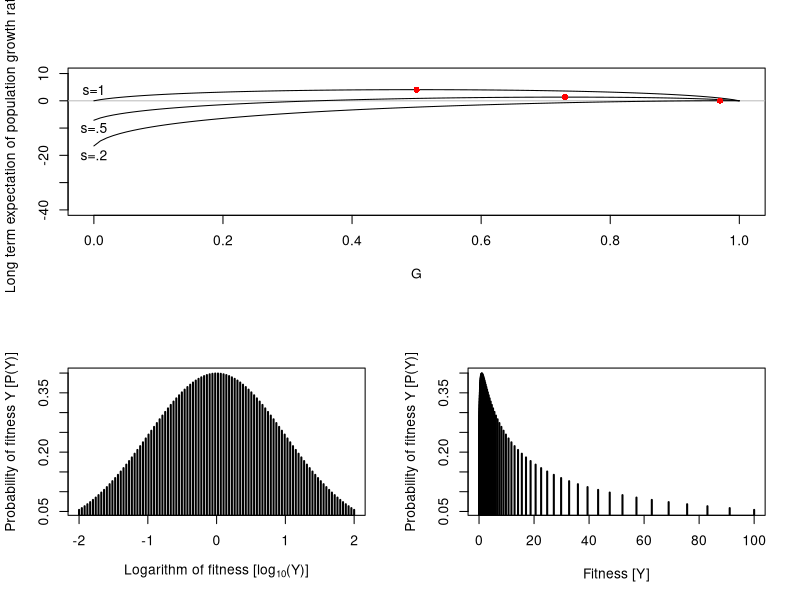
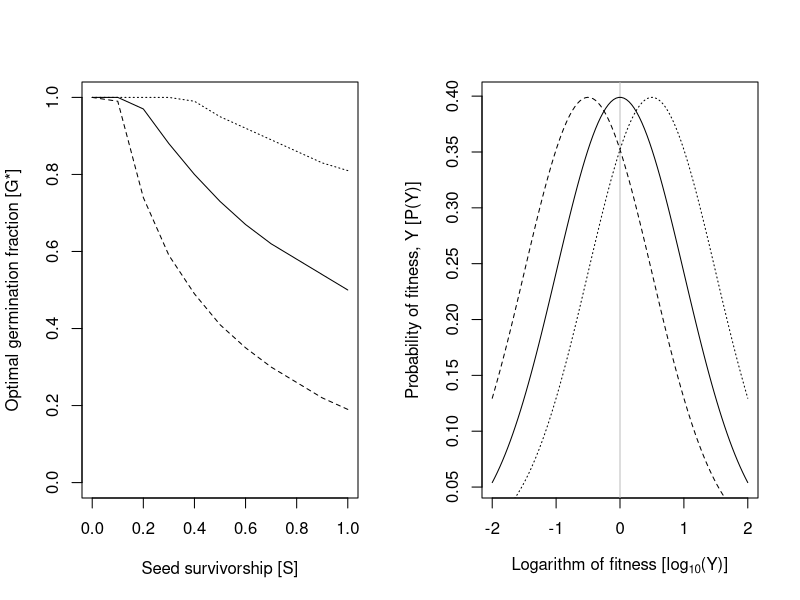
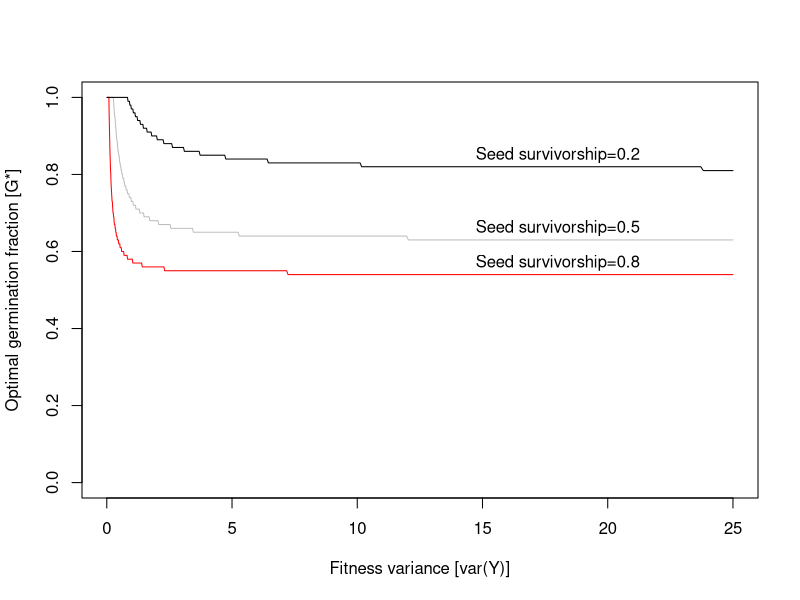

R code for these plots, in order:
#################################################################################
################################################################################
################################################################################
# Code for *explaining* results from
# Optimizing Reproduction in a Randomly Varying Environment
# [redacted]
# Journal of Theoretical Biology 
# 1966
# Vol 12, p. 119-129
#
# Scripts by Gregor Siegmund
# [redacted]
# last updated 02-24-2020
#################################################################################
#################################################################################
#################################################################################

# equation 4 from Cohen 1966
f<-function(G=g,D=d,Y=y,P=py){
  Fitness=P*log10((1-G)*(1-D)+G*Y)
  return(Fitness)
}

# script to calculate long term population growth rate
# for different combinations of parameters
v<-function(G=g,D=d,Y=y,P=py){
  vec <- c()
  for(i in 1:length(g)){
    vec[i]<-sum(f(G=g[i],D=D,Y=Y,P=P))
  }
  return(vec)
}

# script to calculate optimal g
max_g <- function(y,py,d=d[2]){
  out<-unlist(v(G=g,D=d,Y=y,P=py))
  g[which(out %in% max(out))];max(out)
  x<-seq(-7,7,by=.001)

  emp=1-ecdf(log(y,base=10))(x)
  gmax=g[which(out %in% max(out))]
  return(gmax)
}


## Figure 7 from Cohen
## updated with more even distribution of fitness
setwd("~/Dropbox/clarkiaSeedBanks/products/figures")
pdf(file="appendix-x-optimal.pdf", width=6, height=6)
layout(matrix(c(1,1,2,3), 2, 2, byrow = TRUE))
g=seq(0,1,by=.01)
d=c(0,.5,.8)

seqLen=100
fromVal=0.01; toVal=100
y=10^seq(log(fromVal,base=10), log(toVal,base=10), length.out = seqLen)
ly = log(y,base=10)
py = dnorm(ly,mean=0,sd=1)

plot(g,v(G=g,D=0,Y=y,P=py),type='n',ylim=c(-40,10),xlab="G",ylab="Long term expectation of population growth rate")
abline(h=0,col='gray')
for(i in 1:length(d)){
  lines(g,unlist(v(G=g,D=d[i],Y=y,P=py)),type='l',pch=16)
  out<-unlist(v(G=g,D=d[i],Y=y,P=py))
  points(g[which(out %in% max(out))],max(out),col='red',pch=16)
}
text(0,4,"s=1")
text(0,-10,"s=.5")
text(0,-20,"s=.2")

plot(ly,py,type='h',lwd=2,xlab=expression('Logarithm of fitness [log'[10]*'(Y)]'),ylab="Probability of fitness Y [P(Y)]")
plot(y,py,type='h',lwd=2,xlab="Fitness [Y]",ylab="Probability of fitness Y [P(Y)]")
dev.off()



## Effect of seed survivorship on optimal germination fraction
setwd("~/Dropbox/clarkiaSeedBanks/products/figures")
pdf(file="appendix-x-survivorship.pdf", width=6, height=4)
par(mfrow=c(1,2))
dvals = seq(0,1,by=.1)
g=seq(0,1,by=.01)
seqLen=100
fromVal=0.01; toVal=100
y=10^seq(log(fromVal,base=10), log(toVal,base=10), length.out = seqLen)
ly = log(y,base=10)

py = dnorm(ly,mean=0,sd=1)
plot(1-dvals,sapply(dvals,max_g,y=y,py=py),xlim=c(0,1),ylim=c(0,1),
     xlab="Seed survivorship [S]", ylab="Optimal germination fraction [G*]",type='l')
#text(.875,min(sapply(dvals,max_g,y=y,py=py))-.01,expression(paste(mu, "=0")))

py = dnorm(ly,mean=-.5,sd=1)
lines(1-dvals,sapply(dvals,max_g,y=y,py=py),lty='dashed')
#text(.875,min(sapply(dvals,max_g,y=y,py=py))-.01,expression(paste(mu, "=-0.5")))

py = dnorm(ly,mean=.5,sd=1)
lines(1-dvals,sapply(dvals,max_g,y=y,py=py),lty='dotted')
#text(.875,min(sapply(dvals,max_g,y=y,py=py))-.01,expression(paste(mu, "=0.5")))


# fitness distributions for the panel above
py = dnorm(ly,mean=0,sd=1)
plot(ly,py,type='n', xlab=expression('Logarithm of fitness [log'[10]*'(Y)]'),ylab= "Probability of fitness, Y [P(Y)]")
abline(v=0,col='gray')
lines(ly,py,type='l',lwd=1)

py = dnorm(ly,mean=-.5,sd=1)
lines(ly,py,type='l',lwd=1,lty='dashed')

py = dnorm(ly,mean=.5,sd=1)
lines(ly,py,type='l',lwd=1,lty='dotted')
dev.off()

## Effect of variance in fitness on optimal germination fraction
setwd("~/Dropbox/clarkiaSeedBanks/products/figures")
pdf(file="appendix-x-fitnessvariance.pdf", width=4, height=4)
seqLen=100
fromVal=0.01; toVal=100
y=10^seq(log(fromVal,base=10), log(toVal,base=10), length.out = seqLen)
ly = log(y,base=10)
py=list()
vals=seq(.1,5,by=.01)
for(i in 1:length(vals)){
  py[[i]] = dnorm(ly,mean=0,sd=vals[i])
}

par(mfrow=c(1,1))
plot(vals^2,lapply(py,max_g,y=y,d=.5),pch=16,ylim=c(0,1),col='gray',type='l',
     xlab="Fitness variance [var(Y)]",ylab="Optimal germination fraction [G*]")

lines(vals^2,lapply(py,max_g,y=y,d=.2),pch=16,col='red')
lines(vals^2,lapply(py,max_g,y=y,d=.8),pch=16)
text(18,.85,"Seed survivorship=0.2")
text(18,.66,"Seed survivorship=0.5")
text(18,.57,"Seed survivorship=0.8")
dev.off()
# plot variance in fitness fraction
# par(mfrow=c(1,2))
# plot(y,py[[i]],type='n',lwd=2,ylim=c(0,1))
# for(i in 1:length(vals)){
#   lines(y,py[[i]],type='l',lwd=1,col=i)
# }
# 
# plot(ly,py[[i]],type='n',lwd=2,ylim=c(0,1))
# for(i in 1:length(vals)){
#   lines(ly,py[[i]],type='l',lwd=1,col=i)
# }
#
# plot(g,v(G=g,D=0,Y=y,P=py[[1]]),type='n',ylim=c(-45,12))
# abline(h=0,col='gray')
# for(i in 1:length(vals)){
#   lines(g,unlist(v(G=g,D=d[2],Y=y,P=py[[i]])),type='l',pch=16)
#   out<-unlist(v(G=g,D=d[2],Y=y,P=py[[i]]))
#   points(g[which(out %in% max(out))],max(out),col='red',pch=16)
# }


